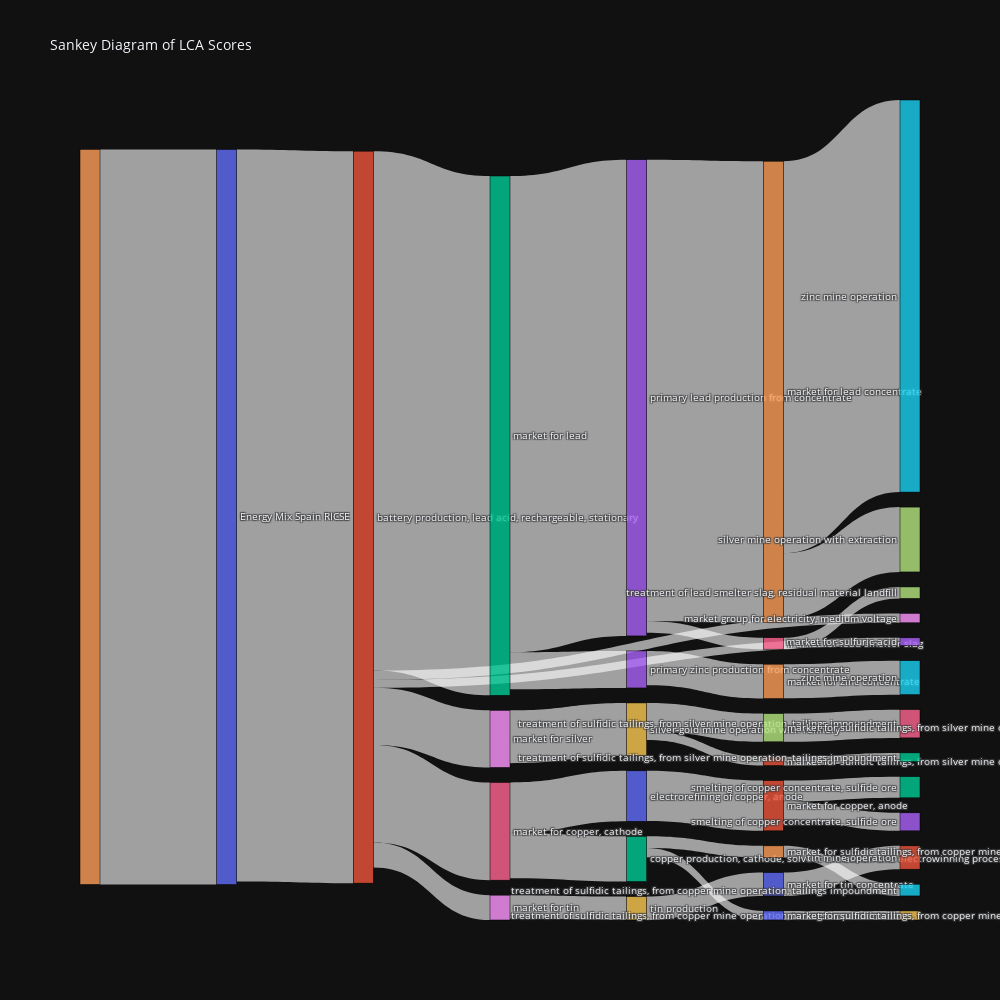

Notebook source saved alongside this figure:
### Markdown cell above
We can now plot and explore the results:

### Code cell
import plotly.graph_objects as go

# Sort the DataFrame by 'score' in descending order
cadata_sorted = cadata.sort_values(by='score', ascending=False)

# Create a list of unique labels and parents
unique_labels = list(cadata_sorted['label'].unique()) + list(cadata_sorted['parent'].unique())

# Combine and deduplicate the labels and parents
label_list = list(dict.fromkeys(unique_labels))

# Create a mapping from labels to indices
label_indices = {label: idx for idx, label in enumerate(label_list)}

# Ensure all parents are in the mapping
for parent in cadata_sorted['parent']:
    if parent not in label_indices:
        label_indices[parent] = len(label_indices)
        label_list.append(parent)

# Ensure all labels are in the mapping
for label in cadata_sorted['label']:
    if label not in label_indices:
        label_indices[label] = len(label_indices)
        label_list.append(label)

# Create the Sankey diagram
fig = go.Figure(data=[go.Sankey(
    node=dict(
        pad=15,
        thickness=20,
        line=dict(color="black", width=0.5),
        label=[cadata_sorted[cadata_sorted['label'] == label]['name'].values[0] if label in cadata_sorted['label'].values else label for label in label_list],
    ),
    link=dict(
        source=[label_indices[parent] for parent in cadata_sorted['parent']],
        target=[label_indices[label] for label in cadata_sorted['label']],
        value=cadata_sorted['score'],
    )
)])

fig.update_layout(title_text="Sankey Diagram of LCA Scores", font_size=10, width=1000,height=1000)
fig.show()

### Figure 1 — Plotly figure (JSON) as saved in the notebook; plotly's stock layout.template omitted (floating-point values rounded to 4 significant figures)
{"data": [{"link": {"source": [34, 0, 1, 2, 3, 4, 1, 4, 1, 8, 6, 10, 6, 2, 13, 14, 17, 9, 1, 18, 19, 20, 11, 11, 12, 24, 3, 26, 1, 30, 12, 9, 31, 1], "target": [0, 1, 2, 3, 4, 5, 6, 7, 8, 9, 10, 11, 12, 13, 14, 15, 16, 17, 18, 19, 20, 21, 22, 23, 24, 25, 26, 27, 28, 29, 30, 31, 32, 33], "value": [3.505, 3.491, 2.477, 2.271, 2.201, 1.87, 0.4659, 0.3093, 0.2724, 0.2521, 0.2408, 0.2397, 0.2157, 0.1765, 0.1639, 0.162, 0.1348, 0.1348, 0.1185, 0.1118, 0.1114, 0.1113, 0.101, 0.08588, 0.05599, 0.05599, 0.0546, 0.05457, 0.04488, 0.04323, 0.04323, 0.04176, 0.04176, 0.0375]}, "node": {"label": ["Energy Mix Spain RICSE", "battery production, lead acid, rechargeable, stationary", "market for lead", "primary lead production from concentrate", "market for lead concentrate", "zinc mine operation", "market for copper, cathode", "silver mine operation with extraction", "market for silver", "silver-gold mine operation with refinery", "electrorefining of copper, anode", "market for copper, anode", "copper production, cathode, solvent extraction and electrowinning process", "primary zinc production from concentrate", "market for zinc concentrate", "zinc mine operation", "treatment of sulfidic tailings, from silver mine operation, tailings impoundment", "market for sulfidic tailings, from silver mine operation", "market for tin", "tin production", "market for tin concentrate", "tin mine operation", "smelting of copper concentrate, sulfide ore", "smelting of copper concentrate, sulfide ore", "market for sulfidic tailings, from copper mine operation", "treatment of sulfidic tailings, from copper mine operation, tailings impoundment", "market for lead smelter slag", "treatment of lead smelter slag, residual material landfill", "market group for electricity, medium voltage", "treatment of sulfidic tailings, from copper mine operation, tailings impoundment", "market for sulfidic tailings, from copper mine operation", "market for sulfidic tailings, from silver mine operation", "treatment of sulfidic tailings, from silver mine operation, tailings impoundment", "market for sulfuric acid", null], "line": {"color": "black", "width": 0.5}, "pad": 15, "thickness": 20}, "type": "sankey"}], "layout": {"title": {"text": "Sankey Diagram of LCA Scores"}, "font": {"size": 10}, "width": 1000, "height": 1000}}
